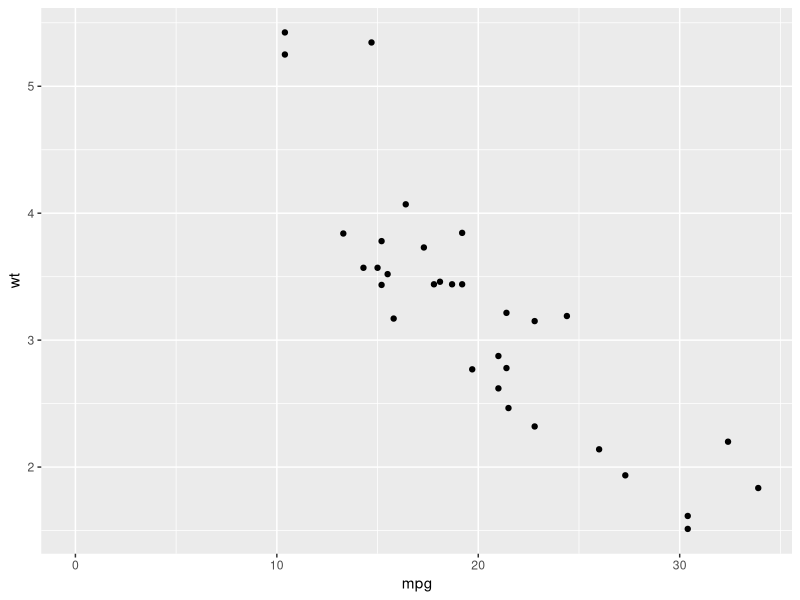
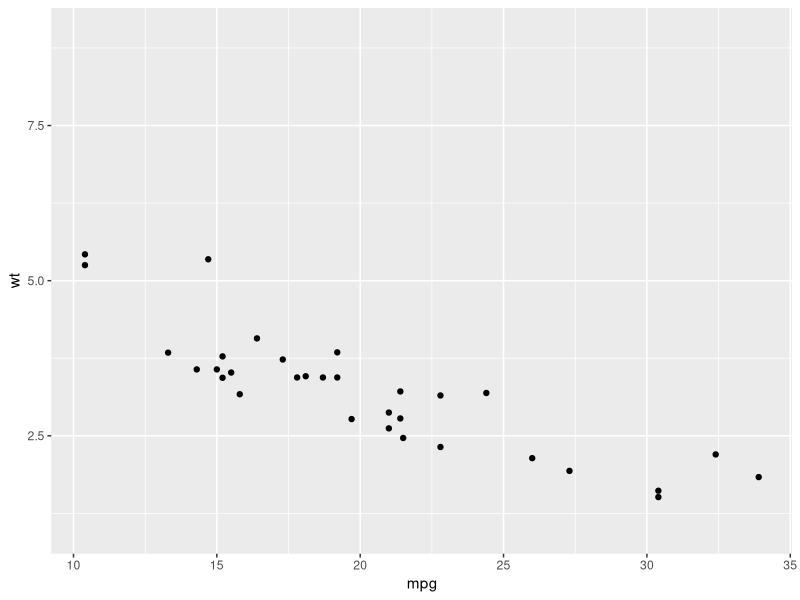
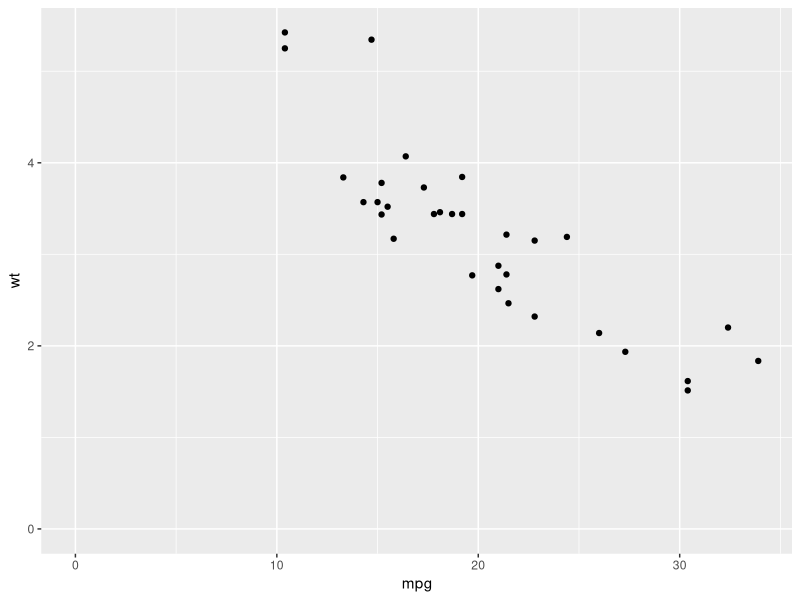
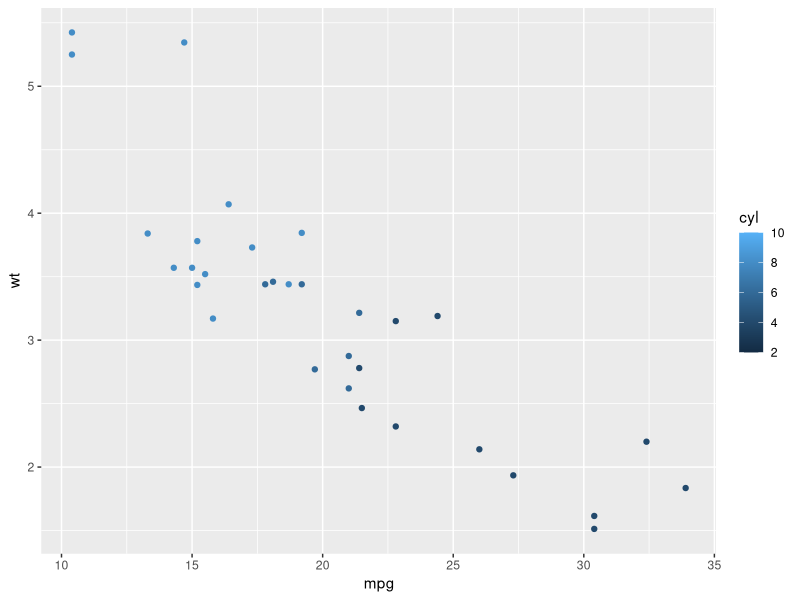
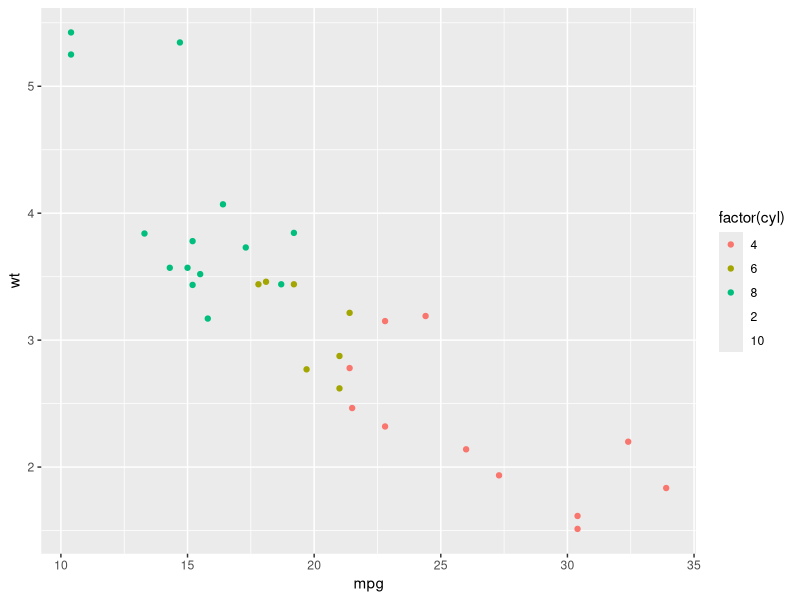

Recreate these plots in R, in order.
library(ggplot2)


### Name: expand_limits
### Title: Expand the plot limits, using data
### Aliases: expand_limits

### ** Examples

p <- ggplot(mtcars, aes(mpg, wt)) + geom_point()
p + expand_limits(x = 0)
p + expand_limits(y = c(1, 9))
p + expand_limits(x = 0, y = 0)

ggplot(mtcars, aes(mpg, wt)) +
  geom_point(aes(colour = cyl)) +
  expand_limits(colour = seq(2, 10, by = 2))
ggplot(mtcars, aes(mpg, wt)) +
  geom_point(aes(colour = factor(cyl))) +
  expand_limits(colour = factor(seq(2, 10, by = 2)))
